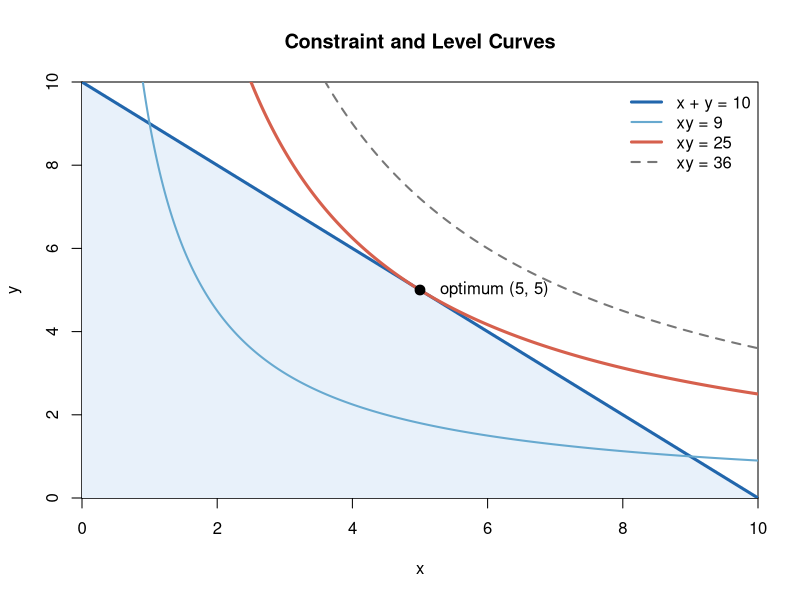

Write the R code that produced this figure.
## ---- chunk 1
#| label: fig-tangency
#| fig-cap: "The constraint is tangent to the highest attainable level curve at (5, 5)."
#| fig-width: 7
#| fig-height: 5

x <- seq(0.5, 10, length.out = 500)
plot(
  NA,
  xlim = c(0, 10), ylim = c(0, 10),
  xlab = "x", ylab = "y",
  main = "Constraint and Level Curves",
  xaxs = "i", yaxs = "i"
)
polygon(c(0, 10, 0), c(0, 0, 10), col = "#E8F1FA", border = NA)
abline(a = 10, b = -1, col = "#2166AC", lwd = 3)
lines(x, 9 / x,  col = "#67A9CF", lwd = 2)
lines(x, 25 / x, col = "#D6604D", lwd = 3)
lines(x, 36 / x, col = "#777777", lwd = 2, lty = 2)
points(5, 5, pch = 19, cex = 1.3)
text(5, 5, "  optimum (5, 5)", pos = 4)
legend(
  "topright",
  legend = c("x + y = 10", "xy = 9", "xy = 25", "xy = 36"),
  col = c("#2166AC", "#67A9CF", "#D6604D", "#777777"),
  lwd = c(3, 2, 3, 2), lty = c(1, 1, 1, 2),
  bty = "n"
)
